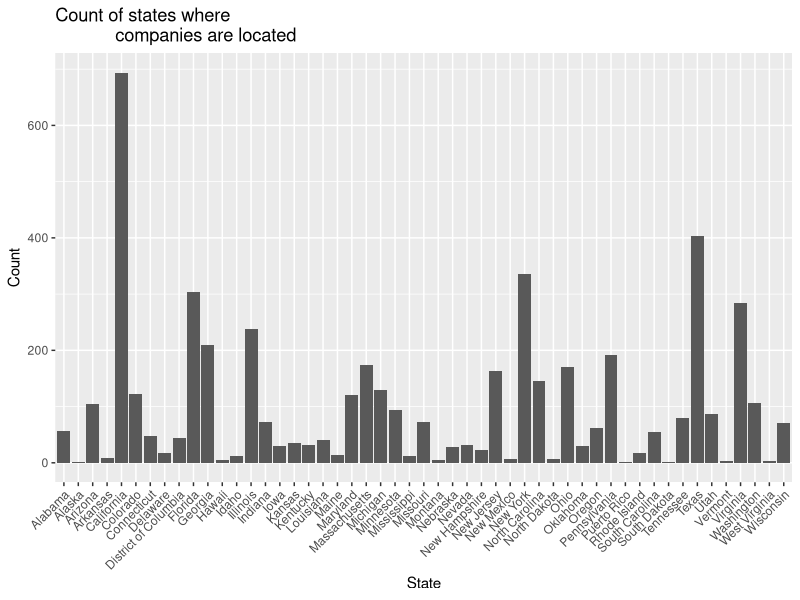
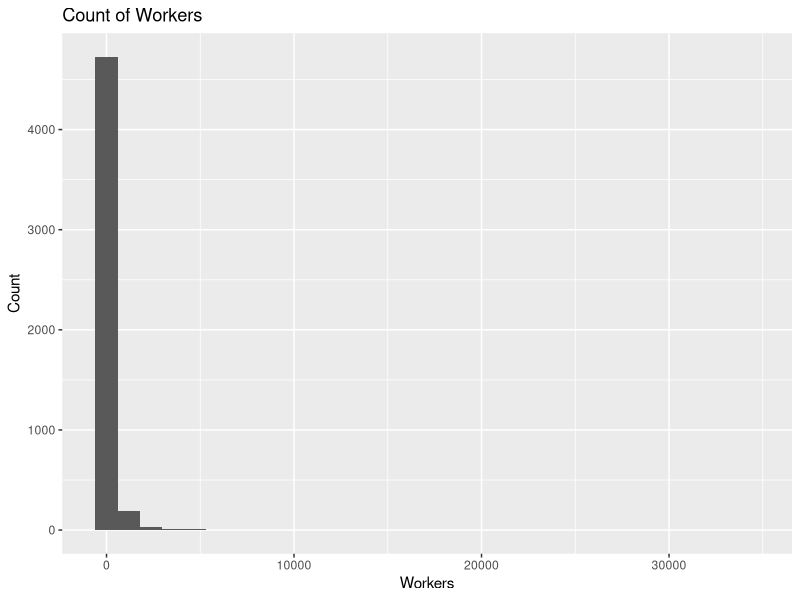
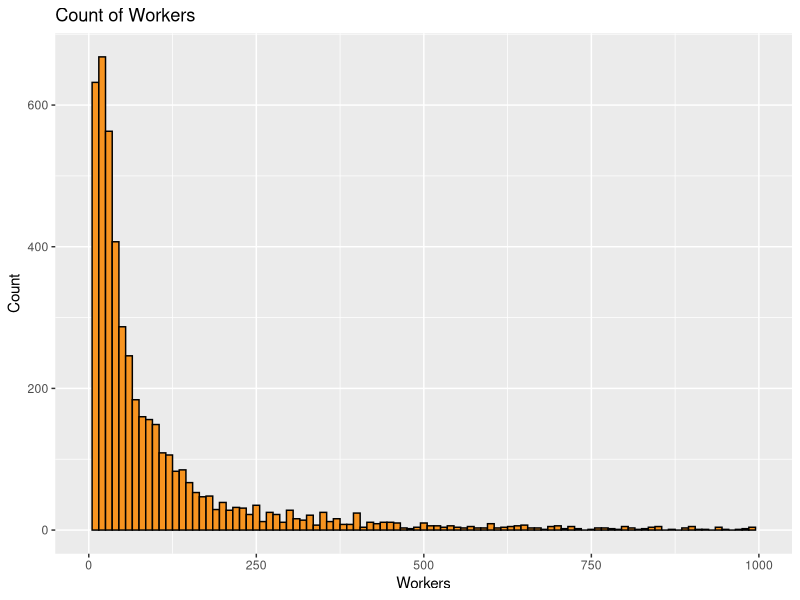
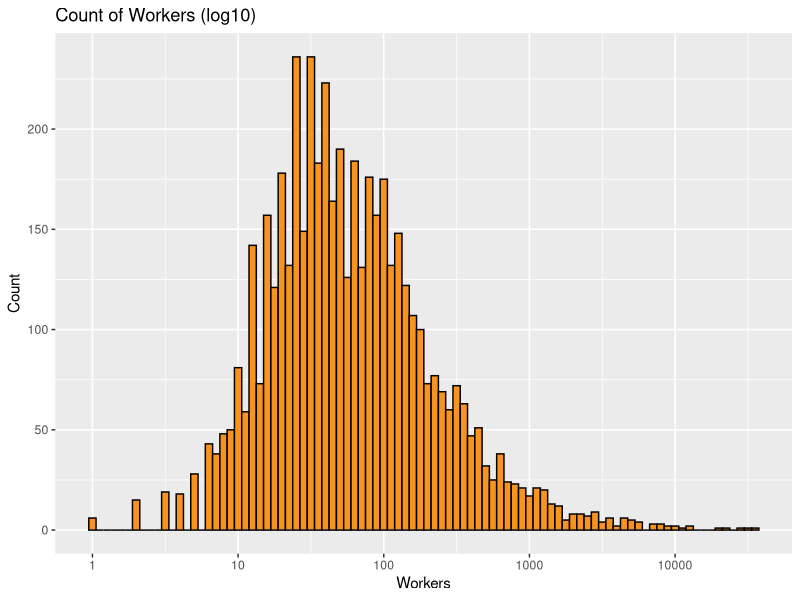
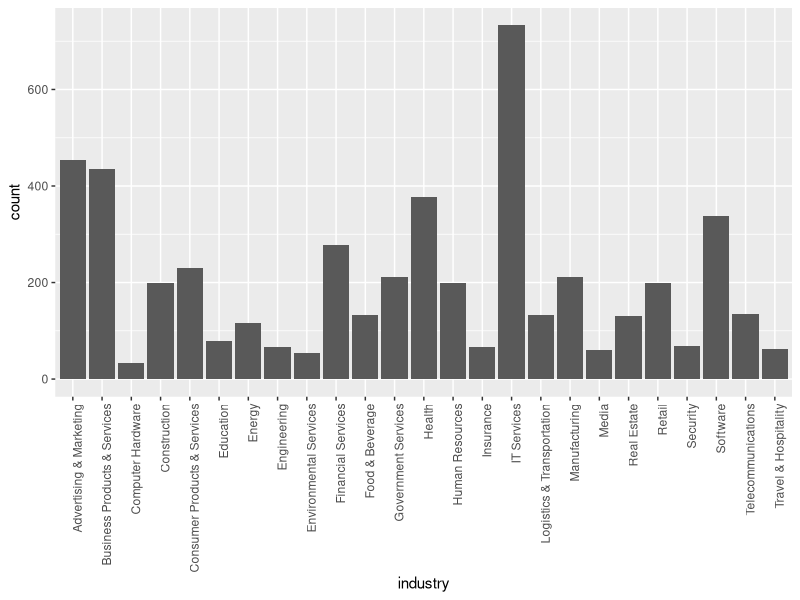
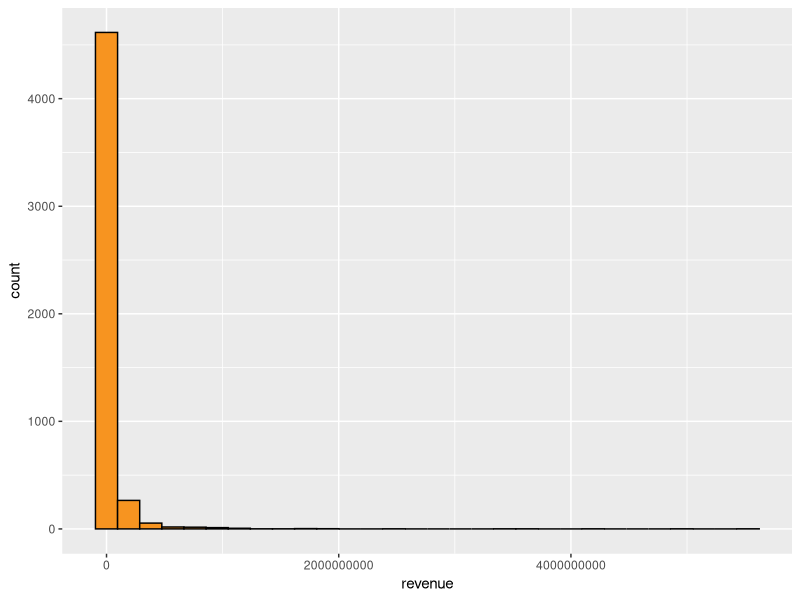
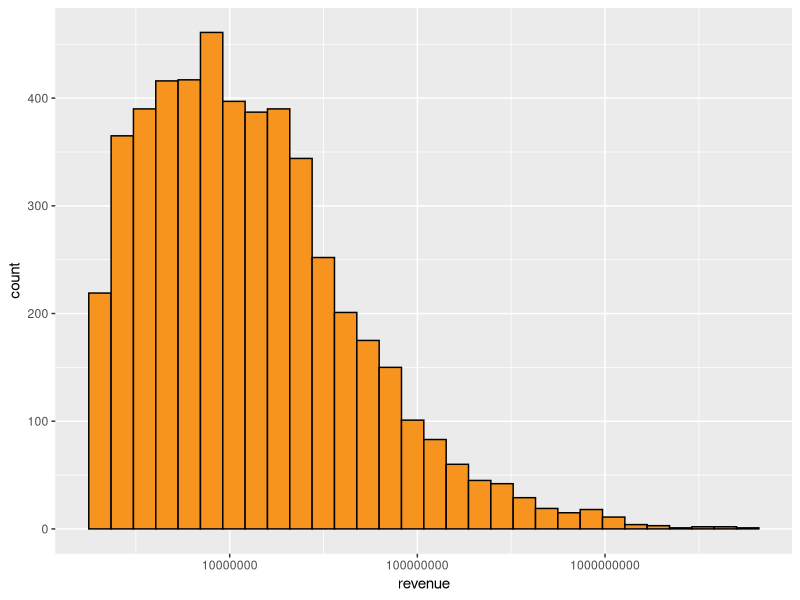
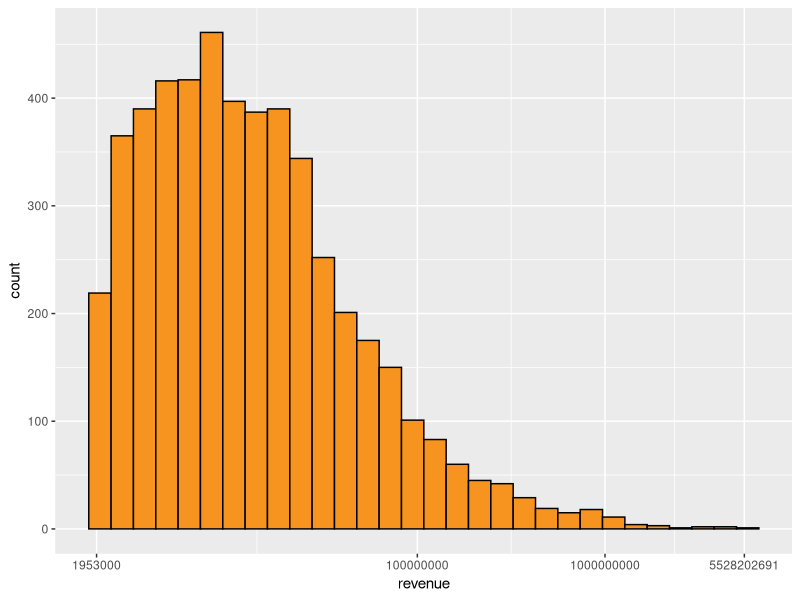

Generate these figures, in order, with R: (Note: this script raises an error after producing the figures.)
## ---- chunk 1
# Load all of the packages that you end up using
# in your analysis in this code chunk.

# Notice that the parameter "echo" was set to FALSE for this code chunk.
# This prevents the code from displaying in the knitted HTML output.
# You should set echo=FALSE for all code chunks in your file.

library(ggplot2)
library(GGally)
# eliminates scientific notation when printing large numbers
options(scipen=999)
## ---- chunk 2
# Load the Data into "companies"
# See WrangleInc5000.py for python code that cleaned and
# subsetted original CSV before importing to R

getwd()
setwd("/Users/horsepower/Dropbox/Udacity/NanoDA/EDAwithR/Project3/")
companies <- read.csv("Inc5000_Companies_2014_subset.csv")
# Rename the first column with a null variable name to "rowNum"
names(companies)[names(companies) == 'X'] <- 'row_num'
## ---- chunk 3
names(companies)
## ---- chunk 4
dim(companies)
## ---- chunk 5
str(companies)
# Change rank to ordered factor since the variable 
# is categorical and order matters
companies$rank <- as.ordered(companies$rank)
companies$rank <- ordered(companies$rank, levels=rev(levels(companies$rank)))

## ---- chunk 6
levels(companies$state_l)
## ---- chunk 7
levels(companies$state_l)
## ---- chunk 8
summary(companies)
## ---- chunk 9
ggplot(data = companies, aes(x = state_l)) +
    geom_bar() +
    xlab("State") + 
    ylab("Count") +
    # densely packed x axis labels need spacing
    theme(axis.text.x = element_text(angle = 45, 
                                     hjust = 1)) +
    ggtitle("Count of states where 
            companies are located")

## ---- chunk 10
ggplot(data = companies, aes(x = workers)) +
    geom_histogram() +
    xlab("Workers") + 
    ylab("Count") +
    ggtitle("Count of Workers")
## ---- chunk 11
ggplot(data = companies, aes(x = workers)) +
    geom_histogram(binwidth = 10, 
                   color = 'black', fill = '#F79420') +
    # cut out some outliers
    xlim(0, 1000) +
    xlab("Workers") + 
    ylab("Count") +
    ggtitle("Count of Workers")

## ---- chunk 12
ggplot(data = companies, aes(x = workers)) +
    geom_histogram(binwidth = .05,
                   color = 'black', fill = '#F79420') +
    scale_x_log10() +
    xlab("Workers") + 
    ylab("Count") +
    ggtitle("Count of Workers (log10)")

summary(companies$workers)

## ---- chunk 13
ggplot(data = companies, aes(x = industry)) +
    geom_bar() +
    theme(axis.text.x = element_text(angle = 90, 
                                     hjust = 1))
## ---- chunk 14
ggplot(data = companies, aes(x = revenue)) +
    geom_histogram(color = 'black', fill = '#F79420')

message("The revenue distribution is really skewed right. 
        A log10 transformation and adjusting bin width will
        help illustrate trends.")
range(companies$revenue)

ggplot(data = companies, aes(x = revenue)) +
    geom_histogram(color = 'black', fill = '#F79420') +
    scale_x_log10()

message("Even after a log10 transformation, the data is still skewed 
        to the right. Removing extremely high
        revenue outliers helps show a more normal distribution")

ggplot(data = companies, aes(x = revenue)) +
    geom_histogram(color = 'black', fill = '#F79420') +
    scale_x_continuous(trans = "log10", 
                       breaks = c(1953000, 100000000, 1000000000, 5528202691))


## ---- chunk 15
ggplot(data = companies, aes(x = growth)) +
    geom_histogram(binwidth = 10,
                   color = 'black', fill = '#F79420') +
    scale_x_continuous(limits = c(0, 1000))

message("The long tail skew to the right justifies log10 transformation.")

ggplot(data = companies, aes(x = growth)) +
    geom_histogram(binwidth = 0.05,
                   color = 'black', fill = '#F79420') +
    scale_x_log10()

summary(companies$growth)
## ---- chunk 16
freqp.growth <- ggplot(data = companies, aes(x = growth)) +
    geom_freqpoly() +
    scale_x_log10()

freqp.revenue <- ggplot(data = companies, aes(x = revenue)) +
    geom_freqpoly() +
    scale_x_log10() +
    scale_y_continuous(limits = c(0, 600))

library(gridExtra)

grid.arrange(freqp.growth, freqp.revenue, nrow = 1)

dens.growth <- ggplot(data = companies, aes(x = growth)) +
    geom_density() +
    scale_x_log10()

dens.revenue <- ggplot(data = companies, aes(x = revenue)) +
    geom_density() +
    scale_x_log10() +
    scale_y_continuous(limits = c(0, 1))

grid.arrange(dens.growth, dens.revenue, nrow = 1)


## ---- chunk 17
companies$revenue2013 <- companies$revenue/((companies$growth/100) + 1)
head(companies$revenue2013)

companies$growth_dollar <- companies$revenue - companies$revenue2013
head(companies$growth_dollar)

# renames original columns for clarity
names(companies)[names(companies) == 'revenue'] <- 'revenue2014'
names(companies)[names(companies) == 'growth'] <- 'growth_percentage'
## ---- chunk 18
# Population numbers have commas separating the thousands place. 
# Must convert population to numeric to perform arithmetic 
population <- read.csv("state_population_census.csv", stringsAsFactors=FALSE)
head(population)
## ---- chunk 19
library(dplyr)
state_growth <- companies %>%
    group_by(state_l) %>%
    summarise(state_growth_dollar = sum(growth_dollar)) %>%
    ungroup() %>%
    arrange(state_l)
state_growth <- merge(x = state_growth, 
                      y = subset(population, 
                                 select = c("Geographic_Area", "Est_2014")), 
                      by.x = "state_l", by.y = "Geographic_Area")
names(state_growth)[names(state_growth) == 'Est_2014'] <- 'state_population2014'

state_growth$state_population2014 <- as.numeric(gsub(",", "", 
                                                     state_growth$state_population2014))
state_growth$growth_per_capita <- state_growth$state_growth_dollar/
                                    state_growth$state_population2014
state_growth <- arrange(state_growth, desc(state_growth_dollar))

## ---- chunk 20
names(state_growth)
str(state_growth)
## ---- chunk 21
str(state_growth)
str(companies)
## ---- chunk 22
str(companies)

companies_matrix_subset <- subset(companies, select = c(-row_num, -id, -rank, -company, -url, -state_l, -state_s, -city, -metro))
str(companies_matrix_subset)
library(GGally)
library(ggplot2)
theme_set(theme_minimal(20))
?sample_n

head(companies_matrix_subset)
ggpairs(companies_matrix_subset)
# sample_n(companies_matrix_subset, 1000)
ggpairs(companies_matrix_subset, 
        upper = list(continuous = "density", combo = "dot", discrete = "ratio"),
        lower = list(continuous = "points", combo = "box", discrete = "facetbar"))
ggpairs(companies_matrix_subset, 
        upper = list(continuous = "cor", combo = "facethist", discrete = "ratio"),
        lower = list(continuous = "smooth", combo = "denstrip", discrete = "facetbar"),
        diag = list(continuous = "bar", discrete = "bar"))

ggpairs(state_growth)
ggpairs(state_growth,
        upper = list(continuous = "cor", combo = "facethist", discrete = "ratio"),
        lower = list(continuous = "smooth", combo = "denstrip", discrete = "facetbar"),
        diag = list(continuous = "bar", discrete = "bar"))
ggpairs(state_growth,
        upper = list(continuous = "density", combo = "dot", discrete = "ratio"),
        lower = list(continuous = "points", combo = "box", discrete = "facetbar"),
        diag = list(continuous = "bar", discrete = "bar"))

## ---- chunk 23

library(scales)
ggplot(data = state_growth, aes(x = state_growth_dollar)) +
    geom_histogram(color = 'black', fill = '#F79420') +
    scale_x_continuous(name = "State Growth Dollars", labels = comma)

ggplot(data = state_growth, aes(x = growth_per_capita)) +
    geom_histogram(color = 'black', fill = '#F79420') +
    scale_x_continuous(name = "State Growth per capita")

state_growth <- arrange(state_growth, desc(growth_per_capita))
## ---- chunk 24
ggplot(data = state_growth, aes(x = state_l, y = growth_per_capita)) +
    geom_bar(stat = "identity", color = 'black', fill = '#F79420') +
    theme(axis.text.x = element_text(angle = 90, 
                                     hjust = 1)) 

state_growth <- arrange(state_growth, desc(growth_per_capita))

ggplot(data = state_growth, aes(x = factor(state_l, levels = state_l), 
                                y = growth_per_capita)) +
    geom_bar(stat = "identity", color = 'black', fill = '#F79420') +
    xlab("State") + 
    ylab("Fast growth dollars per capita") +
    # densely packed x axis labels need spacing
    theme(axis.text.x = element_text(angle = 90, 
                                     hjust = 1)) +
    ggtitle("Revenue growth by state, normalized by population")
## ---- chunk 25
ggplot(data = companies, aes(x = revenue2014, y = growth_dollar)) +
    geom_point()

cor.test(companies$revenue2014, companies$growth_dollar)

## ---- chunk 26
ggplot(data = companies, aes(x = revenue2013, y = growth_dollar)) +
    geom_point()
cor.test(companies$revenue2013, companies$growth_dollar)

ggplot(data = companies, aes(x = revenue2013, y = growth_percentage)) +
    geom_point()
## ---- chunk 27
ggplot(data = companies, aes(x = revenue2014, y = growth_percentage)) +
    geom_point()

ggplot(data = companies, aes(x = revenue2014/1000000, y = growth_percentage)) +
    geom_point() +
    scale_x_continuous(limits = c(0, 1300), aes(x = "Revenue (Millions)")) +
    scale_y_continuous(limits = c(0, 15000), aes(y = "Growth (percent)"))

ggplot(data = companies, aes(x = revenue2014/1000000, y = growth_percentage)) +
    geom_jitter(alpha = 1/5) +
    scale_x_continuous(limits = c(0, 500), aes(x = "Revenue (Millions)")) +
    scale_y_continuous(limits = c(0, 5000), aes(y = "Growth (percent)")) + 
    scale_x_log10()

ggplot(data = companies, aes(x = revenue2014/1000000, y = growth_percentage)) +
    geom_jitter(alpha = 1/2) +
    scale_x_continuous(limits = c(0, 100), aes(x = "Revenue (Millions)")) +
    scale_y_continuous(limits = c(0, 1000), aes(y = "Growth (percent)")) + 
    scale_x_log10()

## ---- chunk 28
ggplot(data = companies, aes(x = yrs_on_list, y = revenue2014)) +
    geom_point()

ggplot(data = companies, aes(x = yrs_on_list, y = revenue2014)) +
    geom_jitter(alpha = 1/5) +
    scale_y_continuous(limits = c(0, 500000000))

cor.test(companies$yrs_on_list, companies$revenue2014)
cor.test(companies$yrs_on_list, companies$revenue2013)
## ---- chunk 29
ggplot(data = companies, aes(x = industry, y = yrs_on_list)) +
    geom_boxplot() + 
    theme(axis.text.x = element_text(angle = 45, 
                                     hjust = 1))

ggplot(data = companies, aes(x = industry, y = yrs_on_list)) +
    geom_boxplot() +
    scale_y_continuous(limits = c(0, 8)) + 
    theme(axis.text.x = element_text(angle = 45, 
                                     hjust = 1))

ggplot(data = companies, aes(x = industry, y = yrs_on_list)) +
    geom_violin() +
    scale_y_continuous(limits = c(0, 8)) + 
    theme(axis.text.x = element_text(angle = 45, 
                                     hjust = 1))
## ---- chunk 30
ggplot(data = companies, aes(x = industry, y = growth_dollar)) +
    geom_jitter(alpha = 1/4) +
    scale_y_continuous(limits = c(0, 150000000)) + 
    theme(axis.text.x = element_text(angle = 45, 
                                     hjust = 1))

ggplot(data = companies, aes(x = industry, y = growth_percentage)) +
    geom_jitter(alpha = 1/4) +
    scale_y_continuous(limits = c(0, 7500)) + 
    theme(axis.text.x = element_text(angle = 45, 
                                     hjust = 1))

ggplot(data = companies, aes(x = industry, y = revenue2014)) +
    geom_jitter(alpha = 1/4) +
    scale_y_continuous(limits = c(0, 500000000)) + 
    theme(axis.text.x = element_text(angle = 45, 
                                     hjust = 1))

ggplot(data = companies, aes(x = industry, y = revenue2013)) +
    geom_jitter(alpha = 1/4) +
    scale_y_continuous(limits = c(0, 500000000)) + 
    theme(axis.text.x = element_text(angle = 45, 
                                     hjust = 1))

ggplot(data = companies, aes(x = yrs_on_list, y = growth_dollar)) +
    geom_jitter()

ggplot(data = companies, aes(x = yrs_on_list, y = growth_dollar/1000000)) +
    geom_jitter(alpha = 1/4) +
    scale_y_continuous(limits = c(0, 250))

ggplot(data = companies, aes(x = yrs_on_list, y = growth_percentage)) +
    geom_jitter(alpha = 1/4) +
    scale_y_continuous(limits = c(0, 1000))

## ---- chunk 31

ggplot(data = companies, aes(x = revenue2014, y = growth_dollar)) +
    geom_jitter() +
    geom_rug() 

ggplot(data = companies, aes(x = revenue2014/1000000, y = growth_dollar/1000000)) +
    geom_jitter(alpha = 1/3, color = 'steelblue') +
    geom_rug() +
    scale_x_continuous(limits = c(0, 500)) +
    scale_y_continuous(limits = c(0, 400))

ggplot(data = companies, aes(x = revenue2014/1000000, y = growth_dollar/1000000)) +
    geom_jitter(alpha = 1/3, color = 'steelblue') +
    geom_rug() +
    scale_x_continuous(limits = c(0, 100)) +
    scale_y_continuous(limits = c(0, 100))

ggplot(data = companies, aes(x = revenue2014, y = growth_dollar)) +
    geom_bin2d()

ggplot(data = companies, aes(x = revenue2014, y = growth_dollar)) +
    geom_density2d()

ggplot(data = companies, aes(x = revenue2014, y = growth_dollar)) +
    geom_step()
ggplot(data = companies, aes(x = revenue2014, y = growth_dollar)) +
    geom_step(stat = 'summary', fun.y = median)



## ---- chunk 32

## ---- chunk 33

## ---- chunk 34

## ---- chunk 35
